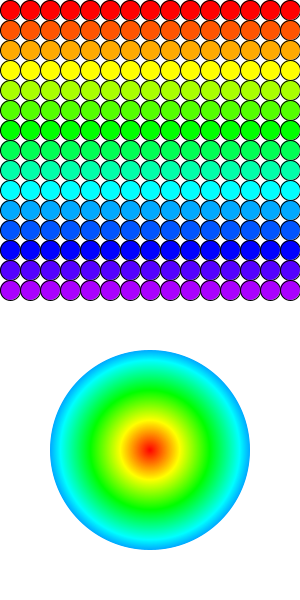
Frame 1 (no input)
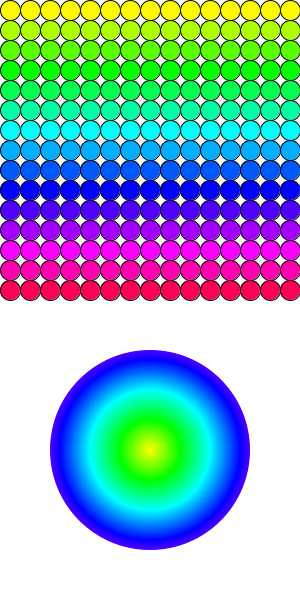
Frame 60 (the mouse pressed at the canvas centre just before this capture)
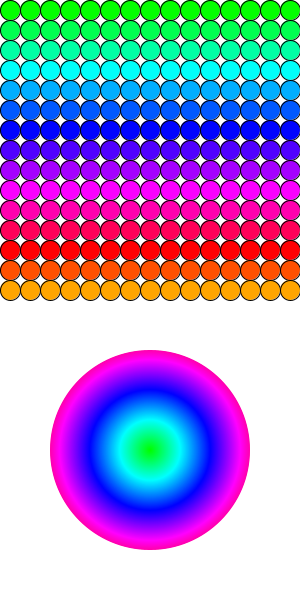
Frame 120 (the mouse held since frame 60 and released just before this capture)

The Processing sketch that drew these frames (run headless with seeded random() and noise(); from frame 60 on, the mouse is pressed at the canvas centre):

// Processing sketch: exercise7
// ── exercise7.pde
int frame = 0;

void setup() {
  size(300, 600);
  colorMode(HSB, 360, 100, 100);
}

void draw() {
  background(color(0, 0, 100)); // clear the screen
  
  stroke(0);
  strokeWeight(1);
  // draw a 15x15 grid of dots
  for (int y = 0; y < 300; y += 20) {
    // set fill for row (also animate it)
    fill(color((y + frame) % 360, 100, 100));
    for (int x = 0; x < 300; x += 20) { // draw row
      ellipse(x + 10, y + 10, 20, 20); // draw circle
    }
  }
  
  noStroke();
  // draw 200 circles in decreasing radii
  for (int r = 200; r > 0; r--) {
    fill(color((r + frame) % 360, 100, 100)); // set colour to be offset by frame (i.e. animate it)
    ellipse(150, 450, r, r);  // draw circle
  }
  
  frame++; 
}
